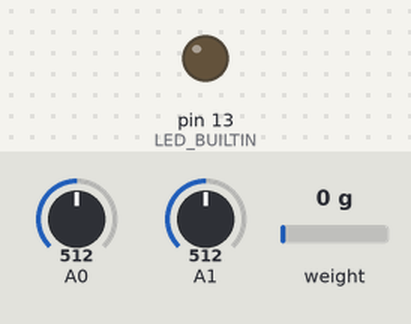
Recording of a sketch running on a simulated Arduino Uno, built for the host (arithmetic inside an expression is 32-bit, double 64-bit). Parts: output pins drawn as LEDs (lit = HIGH). The inputs (shaded band) are chosen by the test bench; at power-on: A0 = 512, A1 = 512, weight on the scale 0 g. EEPROM starts erased; what the sketch prints to the serial monitor is not drawn.

Above: at 0.1 s.
At 0.6 s:
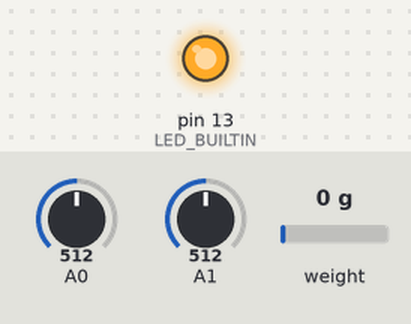
Timing chart, 0 to 12.0 s (numbered marks = the images above):
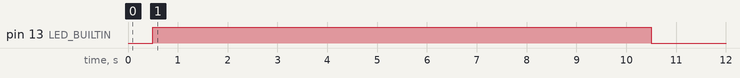

The sketch:

senior_uno.ino
```cpp
#include <HX711_ADC.h>
#if defined(ESP8266) || defined(ESP32) || defined(AVR)
#include <EEPROM.h>
#endif
#include <SoftwareSerial.h>
#include <QTRSensors.h>

SoftwareSerial ArduinoUno(3, 2);
QTRSensors qtr;

const uint8_t SensorCount = 2;
uint16_t sensorValues[SensorCount];

// pins:
const int HX711_dout = 4; // mcu > HX711 dout pin
const int HX711_sck = 5; // mcu > HX711 sck pin

// HX711 constructor:
HX711_ADC LoadCell(HX711_dout, HX711_sck);

const int calVal_eepromAdress = 0;
unsigned long t = 0;
uint8_t isTrue = 1;
uint8_t isFalse = 0;

void setup()
{
   Serial.begin(115200);
   ArduinoUno.begin(115200);
   Serial.println();
   Serial.println("Starting...");

   qtr.setTypeAnalog();
   qtr.setSensorPins((const uint8_t[]){ A0, A1 }, SensorCount);

   delay(500);
   pinMode(LED_BUILTIN, OUTPUT);
   digitalWrite(LED_BUILTIN, HIGH);

   for(uint16_t i = 0; i < 400; i++)
   {
      qtr.calibrate();
   }
   digitalWrite(LED_BUILTIN, LOW);

   LoadCell.begin();
   float calibrationValue;
   calibrationValue = 696.0;
#if defined(ESP8266) || defined(ESP32)
   EEPROM.begin(512); // uncomment this if you use ESP8266/ESP32 and want to fetch the calibration value from eeprom
#endif
   EEPROM.get(calVal_eepromAdress, calibrationValue); // uncomment this if you want to fetch the calibration value from eeprom

   unsigned long stabilizingtime = 2000; // preciscion right after power-up can be improved by adding a few seconds of stabilizing time
   boolean _tare = true; // set this to false if you don't want tare to be performed in the next step
   LoadCell.start(stabilizingtime, _tare);
   if(LoadCell.getTareTimeoutFlag())
   {
      Serial.println("Timeout, check MCU>HX711 wiring and pin designations");
      while(1)
         ;
   }
   else
   {
      LoadCell.setCalFactor(calibrationValue); // set calibration value (float)
      Serial.println("Startup is complete");
   }
}

void loop()
{
   LoadCell.update();
   qtr.read(sensorValues);

   if(ArduinoUno.available() > 0)
   {
      while(ArduinoUno.available() > 0)
      {
         ArduinoUno.read();
      }

      float i = LoadCell.getData();
      ArduinoUno.write(i);
      for(uint8_t i = 0; i < SensorCount; i++)
      {
         if(sensorValues[i] > 600)
         {
            ArduinoUno.write(isTrue);
         }
         else
         {
            ArduinoUno.write(isFalse);
         }
      }
   }
}
```
